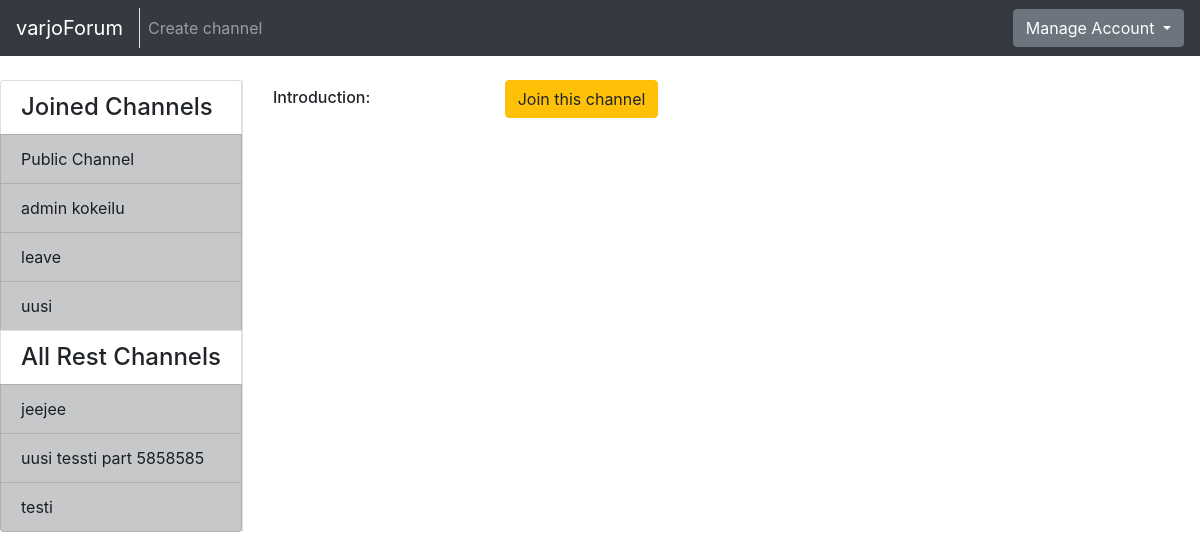
The app's page /channels/8/first/ (signed in), older data.
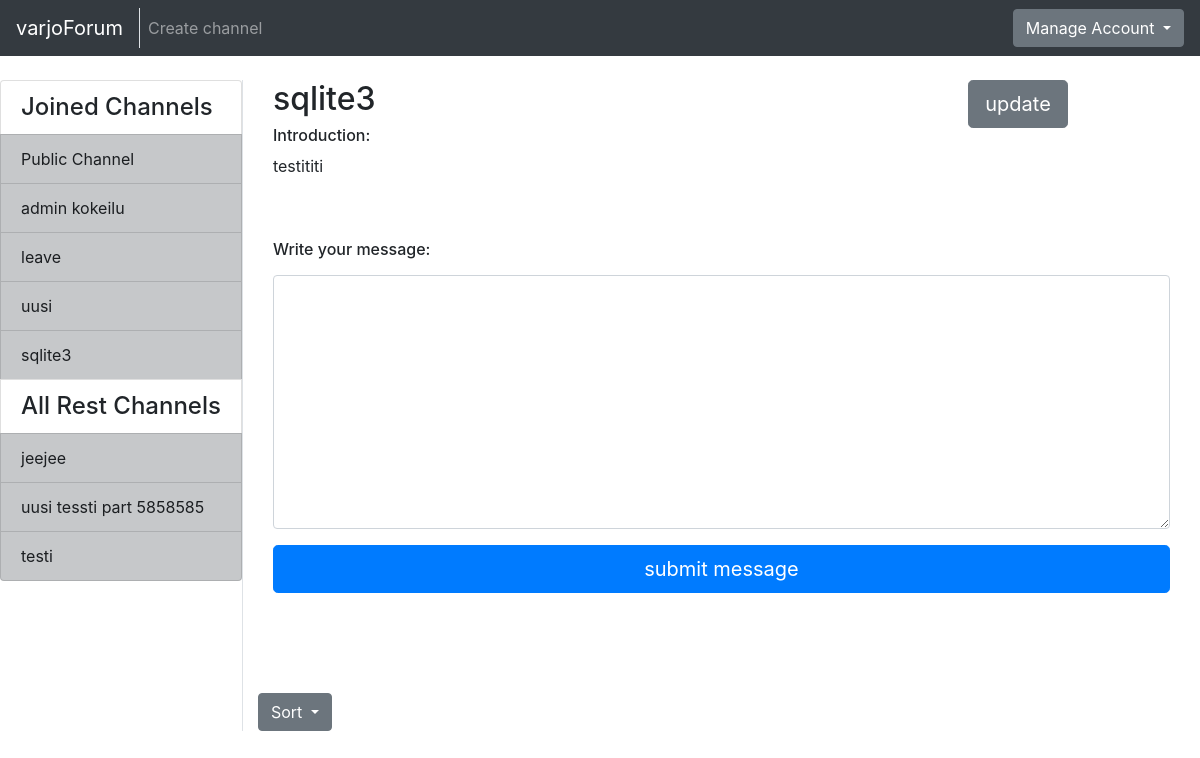
The same page, newer data.
### application/channels/models.py (models this page shows, shortened)
class Channel(Base):
    name = db.Column(db.String(144), nullable=False)
    introduction = db.Column(db.Text, nullable=False)
    master_id = db.Column(db.Integer, nullable=False)
    messages = db.relationship("Message", backref='Channel', lazy=True)
    accounts = db.relationship('Account', secondary=accounts, lazy='subquery',
        backref=db.backref('channels', lazy=True))
    @staticmethod
    def get_my_channels(account_id):
        stmt = text("SELECT Channel.id, Channel.name"
                    " FROM Channel, Account, Accounts"
                    " WHERE Channel.id = Accounts.channel_id"
                    " AND Account.id = Accounts.account_id"
                    " AND Account.id = :account_id").params(account_id=account_id)
        res = db.engine.execute(stmt)
        response = []
        for row in res:
            response.append({"channel_id":row[0], "channel_name":row[1]})
        return response
    @staticmethod
    def get_channels_where_not_in(account_id):
        stmt = text("SELECT channel.id, channel.name"
                    " FROM Channel"
                    " WHERE Channel.id NOT IN ("
                        " SELECT Channel.id"
                            " FROM Channel, Account, Accounts"
                            " WHERE Channel.id = Accounts.channel_id"
                            " AND Account.id = Accounts.account_id"
                            " AND Account.id = :account_id"
                    " )").params(account_id=account_id)
        res = db.engine.execute(stmt)
        response = []
        for row in res:
            response.append({"id":row[0], "name":row[1]})
        return response
    @staticmethod
    def is_joined(channel_id, account_id):
        stmt = text("SELECT Channel.id"
                    " FROM Channel, Account, Accounts"
                    " WHERE Channel.id = :channel_id"
                    " AND Channel.id = Accounts.channel_id"
                    " AND Account.id = :account_id"
                    " AND Account.id = Accounts.account_id").params(channel_id=channel_id, account_id=account_id)
        res = db.engine.execute(stmt)
        response = False
        for row in res:
            if row[0] == int(channel_id):
                response = True
        return response

### application/channels/views.py (the view)
@app.route("/channels/<channel_id>/<sort>/", methods=["GET"])
@login_required
def one_channel_index(channel_id, sort):
    if channel_id == "1":
        return redirect(url_for('frontpage', sort="first"))
    query = []
    if sort == 'first':
        query= Message.count_how_many_comments_get_first(channel_id)
    elif sort == 'last':
        query = Message.count_how_many_comments_get_last(channel_id)
    return render_template("channels/channel.html",
                            messageform = MessageForm(),
                            channel = Channel.query.get(channel_id),
                            que = query ,
                            my_channels=Channel.get_my_channels(current_user.id),
                            all_channels=Channel.get_channels_where_not_in(current_user.id),
                            allready_join = Channel.is_joined(channel_id, current_user.id))

### application/messages/forms.py
class MessageForm(FlaskForm):
  body = TextAreaField("Write your message: ", [validators.length(min=2)])
  class Meta:
    csrf = False

### application/__init__.py (called while the page is built)
@login_manager.user_loader
def load_user(account_id):
  return Account.query.get(account_id)

### application/messages/models.py (called while the page is built, shortened)
    @staticmethod
    def count_how_many_comments_get_first(channel_id):
        stmt = text("SELECT Channel.id, Message.id, Channel.name, Message.body, COUNT(Comment.id), Message.writer, Message.date_created, Message.account_id"
                    " FROM Channel, Message"
                    " LEFT JOIN Comment ON Message.id = Comment.message_id"
                    " WHERE Channel.id = Message.channel_id"
                        " and Channel.id = :channel_id"
                    " GROUP BY Channel.id, Message.id"
                    " ORDER BY Message.date_created DESC").params(channel_id=channel_id)
        res = db.engine.execute(stmt)
        response = []
        return response

### application/templates/channels/channel.html (shortened to what this page needs)
{% extends "layout.html" %}
{% block body %}
<div class="container">
  <div class="row">
    <div class="col">
      <h2>{{ channel.name }}</h2>
      <h6>Introduction:</h6>
      <p>{{ channel.introduction }}</p>
    </div>
    <div class="col">
      {% if allready_join == False %}
      <form method="POST" action="{{ url_for('channels_join', channel_id=channel.id) }}">
        <button type="submit" class="btn btn-warning">Join this channel</button>
      </form>
      {% endif %}
    </div>
    <div class="col">
    </div>
    <div class="col">
      {% if current_user.admin == True or current_user.id == channel.master_id %}
        <a href="{{ url_for('channel_change', channel_id=channel.id) }}" >
          <button type="button" class="btn btn-secondary btn-lg" >update</button>
        </a>
      {% endif %}
    </div>
  </div>
  <div class="row">
  </div>
  <div class="row">
    {% if allready_join == True or current_user.admin == True %}
    <div class="col">
      {% if current_user.is_authenticated %}
        <form method="POST" action="{{ url_for('messages_create', channel_id=channel.id) }}" name="messageform"
            style="padding-bottom: 100px; padding-top: 30px">
          <div class="form-group">
            <h6>{{ messageform.body.label }}</h6>
            {{ messageform.body(class="form-control", rows=10) }}
          </div>
          <button type="submit" class="btn btn-primary btn-lg btn-block" >submit message</button>
        </form>
      {% endif %}
      <div class="row">
          <div class="btn-group" role="group">
            <button id="btnGroupDrop1" type="button" class="btn btn-secondary dropdown-toggle" data-toggle="dropdown" aria-haspopup="true"
                aria-expanded="false">
              Sort
            </button>
          </div>
      </div>
    </div>
    {% endif %}
  </div>
</div>
{% endblock %}

### application/templates/layout.html (shortened to what this page needs)
<!DOCTYPE html>
  <html>
    <head>
      <link rel="stylesheet" href="https://maxcdn.bootstrapcdn.com/bootstrap/4.0.0/css/bootstrap.min.css">
    </head>
    <body>
      <nav class="navbar navbar-expand-md navbar-dark bg-dark mb-4">
        <div class="border-right">
          <a class="navbar-brand" href="{{ url_for('index') }}">varjoForum</a>
        </div>
        <div class="collapse navbar-collapse" id="navbarCollapse">
          <ul class="navbar-nav mr-auto">
            {% if current_user.is_authenticated %}
              <li class="nav-item">
                <a class="nav-link" href="{{ url_for('channel_form') }}">Create channel</a>
              </li>
            {% endif %}
          </ul>
            <div class="btn-group">
              <button type="button" class="btn btn-secondary dropdown-toggle" data-toggle="dropdown" aria-haspopup="true" aria-expanded="false">
                {% if current_user.is_authenticated %}
                  Manage Account
                {% else %}
                  Login
                {% endif %}
              </button>
            </div>
        </div>
      </nav>
      <div class="container-fluid" >
        <div class="row">
            <div class="border-right">
              <div class="col-sx" >
                <div style="float: left">
                  <div class="list-group">
                  {% if current_user.is_authenticated %}
                    {% if my_channels %}
                    <h4 class="list-group-item">Joined Channels</h4>
                    {% endif %}
                    {% for my_channel in my_channels %}
                        <a href="{{ url_for('one_channel_index', channel_id=my_channel.channel_id, sort='first') }}"
                            class="list-group-item list-group-item-action list-group-item-dark">
                        {{ my_channel.channel_name }}
                        </a>
                    {% endfor %}
                    <h4 class="list-group-item">All Rest Channels</h4>
                {% else %}
                {% if all_channels %}
                <h4 class="list-group-item">All Channels</h4>
                {% endif %}
                {% endif %}
                {% for channel in all_channels %}
                <a href="{{ url_for('one_channel_index', channel_id=channel.id, sort='first') }}"
                    class="list-group-item list-group-item-action list-group-item-dark">
                  {{ channel.name }}
                </a>
                {% endfor %}
              </div>
              </div>
              </div>
          </div>
          <div class="col">
            {% block body %}{% endblock %}
          </div>
        </div>
    </body>
  </html>

Row changes from the older to the newer data that the page shows:
added Channel: channel_name "sqlite3", name "sqlite3", introduction "testititi", shown under "Joined Channels"
Text that changed along with them:
{{ messageform.body.label }}: (not shown) → "Write your message:"
text no longer shown: "Join this channel"
text now shown: "update submit message Sort"
